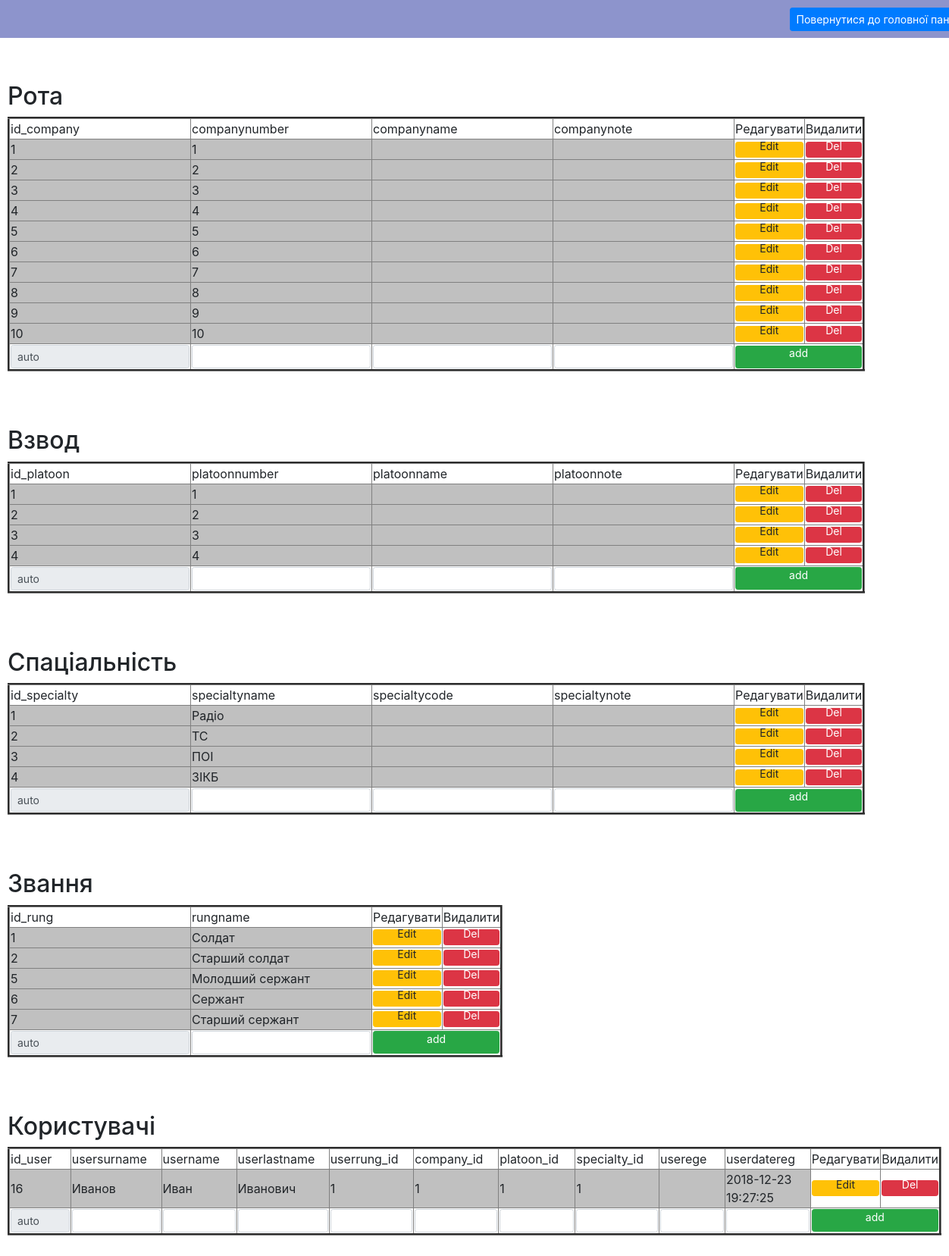
The app's page /admin/show_group.php with its own data.
### tables this page shows
CREATE TABLE `company` (
  `id_company` int(11) NOT NULL,
  `companynumber` int(10) NOT NULL,
  `companyname` varchar(60) DEFAULT NULL,
  `companynote` text
);

CREATE TABLE `platoon` (
  `id_platoon` int(5) NOT NULL,
  `platoonnumber` int(11) NOT NULL,
  `platoonname` varchar(60) DEFAULT NULL,
  `platoonnote` text
);

CREATE TABLE `specialty` (
  `id_specialty` int(11) NOT NULL,
  `specialtyname` varchar(60) NOT NULL,
  `specialtycode` varchar(60) DEFAULT NULL,
  `specialtynote` text
);

CREATE TABLE `user_rung` (
  `id_rung` int(11) NOT NULL,
  `rungname` varchar(60) NOT NULL
);

CREATE TABLE `users` (
  `id_user` int(11) NOT NULL,
  `usersurname` varchar(60) NOT NULL,
  `username` varchar(60) NOT NULL,
  `userlastname` varchar(60) DEFAULT NULL,
  `userrung_id` int(11) DEFAULT NULL,
  `company_id` int(11) DEFAULT NULL,
  `platoon_id` int(11) DEFAULT NULL,
  `specialty_id` int(11) DEFAULT NULL,
  `userege` date DEFAULT NULL,
  `userdatereg` datetime DEFAULT NULL
);

### admin/show_group.php (the view, shortened to what this page needs)
<!DOCTYPE html>
<html lang="ru">
<head>
    <link rel="stylesheet" href="https://stackpath.bootstrapcdn.com/bootstrap/4.1.3/css/bootstrap.min.css">
</head>
<body>
<?php
require ('../conection_db.php');
    $tablename = (isset($_POST['nametable']) && $_POST['nametable'] != "" )? $_POST['nametable'] : null;
    $edit_id = (isset($_POST['edit']) && $_POST['edit'] != "" )? $_POST['edit'] : null;
?>
        <div   style= " background-color: #8D94CC; height: 50px;">
            <div class="row"    >
                <div class="col-9">
                </div>
                <div class="col-3" style="margin-top: 10px; ">
                    <a style=" margin-left: 80px;" href="index.php"  class="btn btn-primary btn-sm">Повернутися до  головної панелі</a>
                </div>
            </div>
        </div>
        <br>
        <div style = "width:100%; padding:10px">
            <?php
                echo "<br><h2>Рота</h2>";
                ShowTable('company', $conection, $edit_id, $tablename);
                echo "<br><h2>Взвод</h2>";
                ShowTable('platoon', $conection, $edit_id, $tablename);
                echo "<br><h2>Спаціальність</h2>";
                ShowTable('specialty', $conection, $edit_id, $tablename);
                echo "<br><h2>Звання</h2>";
                ShowTable('user_rung', $conection, $edit_id, $tablename);
                echo "<br><h2>Користувачі</h2>";
                ShowTable('users', $conection, $edit_id, $tablename);
        ?>
        </div>
</body>
</html>
<?php
    function ShowTable($table, $conection, $id , $tablename)
    {
        if(!isset($tablename) || $tablename != $table)
            $id = null;
        $result = mysqli_query($conection, "SELECT * FROM {$table}");
        $fields_num = mysqli_num_fields($result);
        echo "<form  action=\"group_control.php\" method=\"POST\">";
            echo "<table border='3'>";
            echo "<tr>";
                for($i=0; $i<$fields_num; $i++)
                {
                    $field = mysqli_fetch_field($result);
                    echo "<td>{$field->name}</td>";
                }
                echo "<td>Редагувати</td>";
                echo "<td>Видалити</td>";
            echo "</tr>\n";
            while($row = mysqli_fetch_row($result))
            {
                echo "<tr>";
                    if(!isset($id) || $id != $row[0] )
                    {
                        foreach($row AS $cell){
                            echo "<td bgcolor=\"#C0C0C0\">$cell</td>";
                        }
                            echo "<td><form  method=\"POST\">";
                            echo " <button name=\"edit\" value=\"$row[0]\"  class=\"btn btn-sm btn-warning btn-block\"  ><div style=\"margin-top:-10px;\"  >Edit</div></button> ";
                            echo "</form></td>";
                        echo "<td> <button name=\"del_id\" value=\"$row[0]\"  class=\"btn  btn-sm btn-danger btn-block\"  ><div style=\"margin-top:-10px;\"  >Del</div></button> </td>";
                    }
                 echo "</tr>\n";
            }
            echo "<tr>";
            for($itr = 0; $itr < $fields_num; $itr++){
                $bf =  ($itr==0) ? "readonly value = \"auto\"" : "";
                echo "<td><input name=\"val_add_$itr\" class=\"form-control form-control-sm\" type=\"text\" ".$bf." ></td>";
            }
            echo "<td colspan=\"2\"> <button <button name=\"add\" value=\"1\"  class=\"btn btn-sm btn-success btn-block\"  style=\"height:30px;\"><div style=\"margin-top:-10px;\"  >add</div></button> </td>";
            echo "</tr>\n";
        echo "</table>";
        echo "</form>";
        echo"<br><br>";
    }
?>

### records on screen
company: cell "1"
company: cell "2"
company: cell "3"
company: cell "4"
company: cell "5"
company: cell "6"
company: cell "7"
company: cell "8"
company: cell "9"
company: cell "10"
platoon: cell "1"
platoon: cell "2"
platoon: cell "3"
platoon: cell "4"
specialty: id_specialty "1", specialtyname "Радіо"
specialty: id_specialty "2", specialtyname "ТС"
specialty: id_specialty "3", specialtyname "ПОІ"
specialty: id_specialty "4", specialtyname "ЗІКБ"
user_rung: id_rung "1", rungname "Солдат"
user_rung: id_rung "2", rungname "Старший солдат"
user_rung: id_rung "5", rungname "Молодший сержант"
user_rung: id_rung "6", rungname "Сержант"
user_rung: id_rung "7", rungname "Старший сержант"
users: id_user "16", usersurname "Иванов", username "Иван", userlastname "Иванович", cell "1", userdatereg "2018-12-23 19:27:25"

### other values on screen
$field->name "id_company"
$field->name "companynumber"
$field->name "companyname"
$field->name "companynote"
$field->name "id_platoon"
$field->name "platoonnumber"
$field->name "platoonname"
$field->name "platoonnote"
$field->name "id_specialty"
$field->name "specialtyname"
$field->name "specialtycode"
$field->name "specialtynote"
$field->name "id_rung"
$field->name "rungname"
$field->name "id_user"
